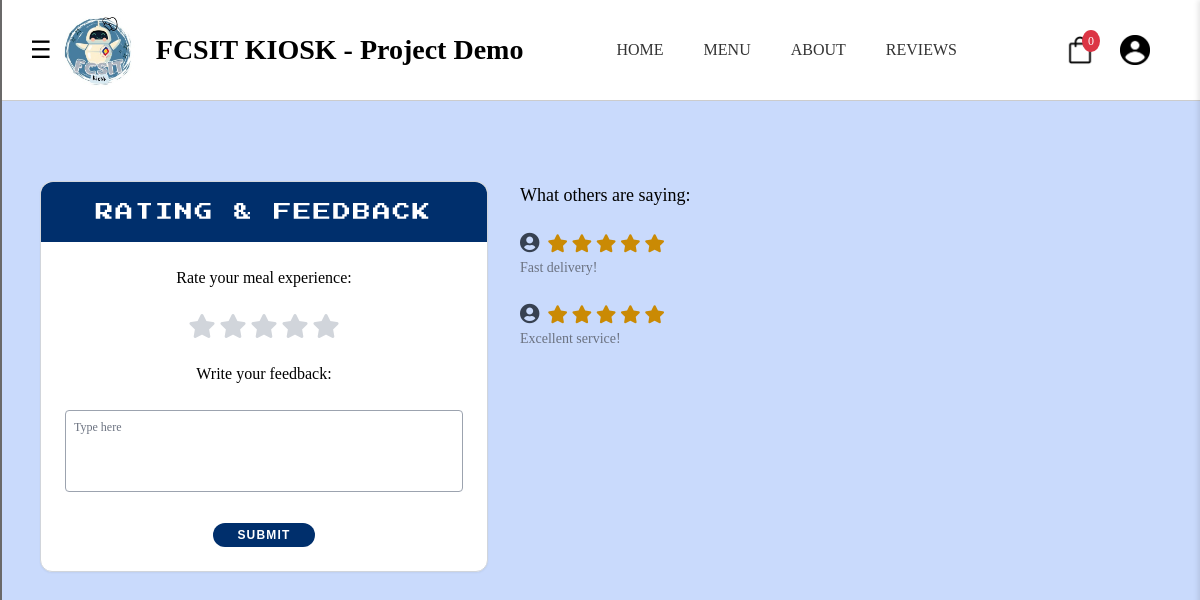
Page /review.php on the earlier database version.
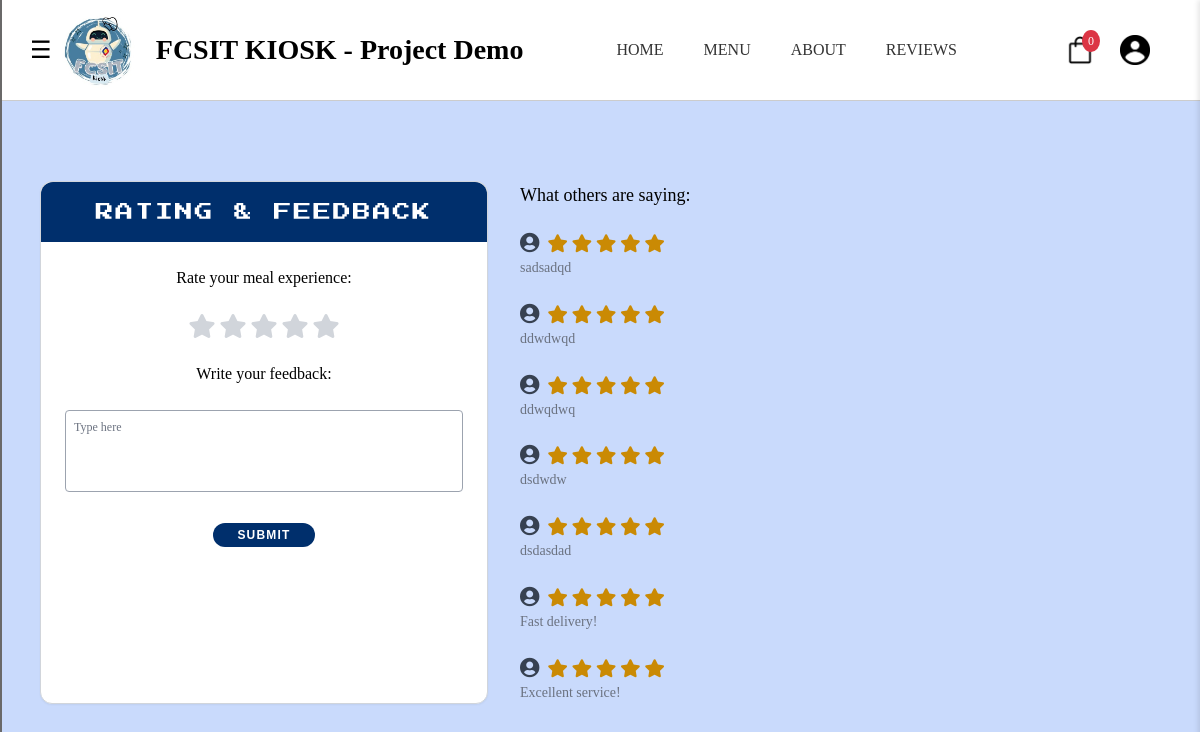
Same page on the later database version.
### tables this page shows
CREATE TABLE `feedbacks` (
  `id` int(11) NOT NULL,
  `user_id` int(11) DEFAULT NULL,
  `rating` int(11) NOT NULL,
  `feedback` text NOT NULL,
  `created_at` timestamp NOT NULL DEFAULT current_timestamp()
);

### review.php (the view, shortened to what this page needs)
<?php
require_once '../admin/db_connect.php';
include 'regmem_frame.php';
$reviews = [];
$result = $conn->query("SELECT rating, feedback FROM feedbacks ORDER BY id DESC");
if ($result) {
    while ($row = $result->fetch_assoc()) {
        $reviews[] = $row;
    }
}
?>
<!DOCTYPE html>
<html lang="en">
<head>
    <script src="https://cdn.tailwindcss.com?plugins=forms,typography,aspect-ratio"></script>
    <link rel="stylesheet" href="https://cdnjs.cloudflare.com/ajax/libs/font-awesome/5.15.3/css/all.min.css">
    <link rel="stylesheet" href="review.css">
</head>
<body class="bg-secondary min-h-screen">
<main class="max-w-6xl mx-auto px-4 pt-20 pb-12 flex flex-col md:flex-row gap-8">
    <section class="bg-white rounded-xl border border-gray-300 max-w-md w-full shadow-sm">
        <header class="bg-primary rounded-t-xl py-4 text-center pixel-font text-white text-lg tracking-widest select-none">
            RATING & FEEDBACK
        </header>
        <form method="POST" class="p-6 space-y-6">
            <div class="text-center text-base text-black font-serif">Rate your meal experience:</div>
            <div class="flex justify-center space-x-1 text-gray-300 text-2xl select-none" id="stars">
                <?php for ($i = 1; $i <= 5; $i++): ?>
                    <i class="fas fa-star cursor-pointer" data-value="<?= $i ?>"></i>
                <?php endfor; ?>
            </div>
            <div class="text-center text-base text-black font-serif">Write your feedback:</div>
            <textarea name="feedback" class="w-full border border-gray-400 rounded resize-none text-xs p-2 font-serif text-black" placeholder="Type here" rows="4" required></textarea>
            <div class="flex justify-center">
                <button type="submit" class="bg-primary text-white font-bold text-xs px-6 py-1 rounded-full tracking-widest hover:opacity-90 transition">
                    SUBMIT
                </button>
            </div>
        </form>
    </section>
    <section class="flex-1 space-y-6 text-black font-serif text-sm">
        <h2 class="mb-2 text-lg">What others are saying:</h2>
        <?php foreach ($reviews as $review): ?>
            <article class="space-y-1">
                <div class="flex items-center space-x-2 text-gray-700">
                    <i class="fas fa-user-circle text-xl"></i>
                    <div class="flex space-x-1 text-yellow-600 text-lg">
                        <?php for ($i = 1; $i <= 5; $i++): ?>
                            <?php if ($i <= $review['rating']): ?>
                                <i class="fas fa-star"></i>
                            <?php else: ?>
                                <i class="far fa-star text-gray-400"></i>
                            <?php endif; ?>
                        <?php endfor; ?>
                    </div>
                </div>
                <p class="text-gray-500 leading-relaxed max-w-xl"><?= htmlspecialchars($review['feedback']) ?></p>
            </article>
        <?php endforeach; ?>
    </section>
</main>
</body>
</html>

Differences in the rows shown:
added feedbacks: rating 5 (drawn), feedback "sadsadqd"
added feedbacks: rating 5 (drawn), feedback "ddwdwqd"
added feedbacks: rating 5 (drawn), feedback "ddwqdwq"
added feedbacks: rating 5 (drawn), feedback "dsdwdw"
added feedbacks: rating 5 (drawn), feedback "dsdasdad"
